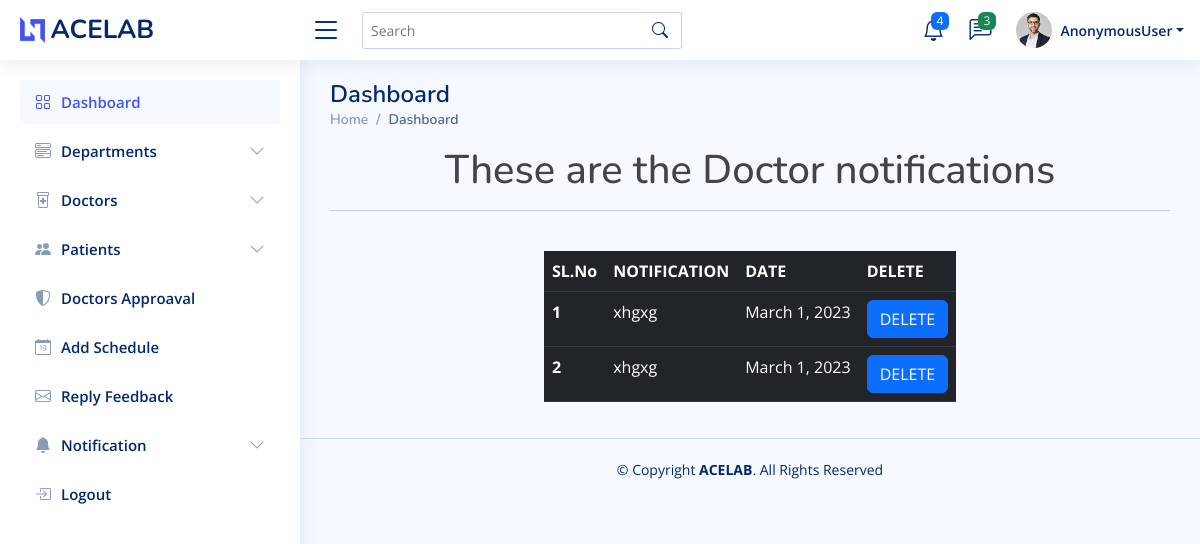
The page /view_doc_notifications on the database as committed earlier.
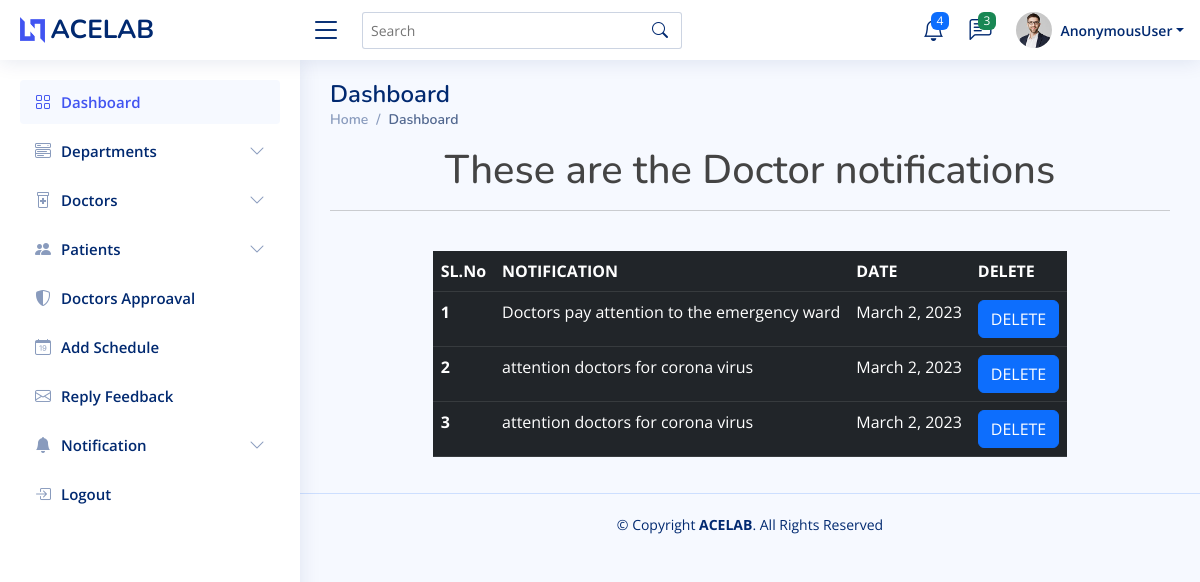
The same page on the database as committed later.
### home/models.py (models this page shows)
class DoctorNotification(models.Model):
    date = models.DateField(auto_now=True)
    subject = models.CharField(max_length=150)

### home/adminview.py (the view)
# urls.py: path('view_doc_notifications', adminview.view_doc_notifications, name='view_doc_notifications'),
def view_doc_notifications(request):
    data = DoctorNotification.objects.all()
    return render(request, 'admin1/doc_notification_list.html', {'data': data})

### templates/admin1/Doc_notification_list.html (shortened to what this page needs)
{% extends 'admin1/admindashboard.html' %}
{%load crispy_forms_tags %}
{% block content %}
<h1 style="text-align:center">These are the Doctor notifications</h1><hr><br>
<div class="row justify-content-center">
    <div class="col-auto">
        <table class="table table-dark table-responsive">
          <thead>
            <tr>
              <th scope="col">SL.No</th>
              <th scope="col">NOTIFICATION</th>
              <th scope="col">DATE</th>
              <th scope="col">DELETE</th>
            </tr>
          </thead>
          <tbody>
          {%  for i in data %}
            <tr>
              <th scope="row">{{forloop.counter}}</th>
              <td>{{i.subject}}</td>
              <td>{{i.date}}</td>
              <td><a href="{% url 'delete_docnotification' i.id %}"> <button type="button" class="btn btn-primary">DELETE</button></a></td>
            </tr>
          {% endfor %}
          </tbody>
        </table>
    </div>
</div>
{% endblock %}

### templates/admin1/admindashboard.html (shortened to what this page needs)
<!DOCTYPE html>
{% load static %}
{%load crispy_forms_tags %}
<html lang="en">
<head>
  <link href=" {% static 'set3/assets/vendor/bootstrap/css/bootstrap.min.css' %} " rel="stylesheet">
  <link href=" {% static 'set3/assets/vendor/bootstrap-icons/bootstrap-icons.css' %} " rel="stylesheet">
  <link href=" {% static 'set3/assets/vendor/boxicons/css/boxicons.min.css' %} " rel="stylesheet">
  <link href=" {% static 'set3/assets/vendor/quill/quill.snow.css' %} " rel="stylesheet">
  <link href=" {% static 'set3/assets/vendor/quill/quill.bubble.css' %} " rel="stylesheet">
  <link href=" {% static 'set3/assets/vendor/remixicon/remixicon.css' %} " rel="stylesheet">
  <link href=" {% static 'set3/assets/vendor/simple-datatables/style.css' %} " rel="stylesheet">
  <link href=" {% static 'set3/assets/css/style.css' %} " rel="stylesheet">
</head>
<body>
  <header id="header" class="header fixed-top d-flex align-items-center">
    <div class="d-flex align-items-center justify-content-between">
      <a href=" {% static 'index.html' %} " class="logo d-flex align-items-center">
        <img src=" {% static 'set3/assets/img/logo.png' %} " alt="">
        <span class="d-none d-lg-block">ACELAB</span>
      </a>
      <i class="bi bi-list toggle-sidebar-btn"></i>
    </div>
    <div class="search-bar">
      <form class="search-form d-flex align-items-center" method="POST" action="#">
        <input type="text" name="query" placeholder="Search" title="Enter search keyword">
        <button type="submit" title="Search"><i class="bi bi-search"></i></button>
      </form>
    </div>
    <nav class="header-nav ms-auto">
      <ul class="d-flex align-items-center">
        <li class="nav-item dropdown">
          <a class="nav-link nav-icon" href="#" data-bs-toggle="dropdown">
            <i class="bi bi-bell"></i>
            <span class="badge bg-primary badge-number">4</span>
          </a>
        </li>
        <li class="nav-item dropdown">
          <a class="nav-link nav-icon" href="#" data-bs-toggle="dropdown">
            <i class="bi bi-chat-left-text"></i>
            <span class="badge bg-success badge-number">3</span>
          </a>
        </li>
        <li class="nav-item dropdown pe-3">
          <a class="nav-link nav-profile d-flex align-items-center pe-0" href="#" data-bs-toggle="dropdown">
            <img src=" {% static 'set3/assets/img/profile-img.jpg' %} " alt="Profile" class="rounded-circle">
            <span class="d-none d-md-block dropdown-toggle ps-2">{{request.user}}</span>
          </a>
        </li>
      </ul>
    </nav>
  </header>
  <aside id="sidebar" class="sidebar">
    <ul class="sidebar-nav" id="sidebar-nav">
      <li class="nav-item">
        <a class="nav-link " href=" {% url 'admindashboard' %} ">
          <i class="bi bi-grid"></i>
          <span>Dashboard</span>
        </a>
      </li>
      <li class="nav-item">
        <a class="nav-link collapsed" data-bs-target="#components-nav" data-bs-toggle="collapse" href="#">
          <i class="bi bi-menu-button-wide"></i><span>Departments</span><i class="bi bi-chevron-down ms-auto"></i>
        </a>
      </li>
      <li class="nav-item">
        <a class="nav-link collapsed" data-bs-target="#forms-nav" data-bs-toggle="collapse" href="#">
          <i class="bi bi-prescription2"></i><span>Doctors</span><i class="bi bi-chevron-down ms-auto"></i>
        </a>
      </li>
      <li class="nav-item">
        <a class="nav-link collapsed" data-bs-target="#tables-nav" data-bs-toggle="collapse" href="#">
          <i class="bi bi-people-fill"></i><span>Patients</span><i class="bi bi-chevron-down ms-auto"></i>
        </a>
      </li>
      <li class="nav-item">
        <a class="nav-link collapsed" href=" {% static 'users-profile.html' %} ">
          <i class="bi bi-shield-shaded"></i>
          <span>Doctors Approaval </span>
        </a>
      </li>
      <li class="nav-item">
        <a class="nav-link collapsed" href=" {% static 'users-profile.html' %} ">
          <i class="bi bi-calendar-date"></i>
          <span>Add Schedule </span>
        </a>
      </li>
      <li class="nav-item">
        <a class="nav-link collapsed" href=" {% static 'pages-contact.html' %} ">
          <i class="bi bi-envelope"></i>
          <span>Reply Feedback</span>
        </a>
      </li>
      <li class="nav-item">
        <a class="nav-link collapsed" data-bs-target="#components-nav" data-bs-toggle="collapse" href="#">
          <i class="bi bi-bell-fill"></i><span>Notification</span><i class="bi bi-chevron-down ms-auto"></i>
        </a>
      </li>
      <li class="nav-item">
        <a class="nav-link collapsed" href=" {% static 'pages-login.html' %} ">
          <i class="bi bi-box-arrow-in-right"></i>
          <span>Logout</span>
        </a>
      </li>
    </ul>
  </aside>
  <main id="main" class="main">
    <div class="pagetitle">
      <h1>Dashboard</h1>
      <nav>
        <ol class="breadcrumb">
          <li class="breadcrumb-item"><a href=" {% static 'index.html' %} ">Home</a></li>
          <li class="breadcrumb-item active">Dashboard</li>
        </ol>
      </nav>
    </div>
    <section class="section dashboard">
      <div class="row">
        <div class="col-lg-12 col-md-12 col-sm-12">
            {% block content %}{% endblock%}
        </div>
      </div>
    </section>
  </main>
  <footer id="footer" class="footer">
    <div class="copyright">
      &copy; Copyright <strong><span>ACELAB</span></strong>. All Rights Reserved
    </div>
  </footer>
</body>
</html>

### static/set3/assets/css/style.css (style rules this page uses)
:root { scroll-behavior: smooth; }
body { font-family: "Open Sans", sans-serif; background: #f6f9ff; color: #444444; }
a { color: #4154f1; text-decoration: none; }
h1, h2, h3, h4, h5, h6 { font-family: "Nunito", sans-serif; }
#main { margin-top: 60px; padding: 20px 30px; transition: all 0.3s; }
.pagetitle { margin-bottom: 10px; }
.pagetitle h1 { font-size: 24px; margin-bottom: 0; font-weight: 600; color: #012970; }
.breadcrumb { font-size: 14px; font-family: "Nunito", sans-serif; color: #899bbd; font-weight: 600; }
.breadcrumb a { color: #899bbd; transition: 0.3s; }
.breadcrumb .breadcrumb-item::before { color: #899bbd; }
.breadcrumb .active { color: #51678f; font-weight: 600; }
.logo { line-height: 1; }
@media (min-width: 1200px) { .logo { width: 280px; } }
.logo img { max-height: 26px; margin-right: 6px; }
.logo span { font-size: 26px; font-weight: 700; color: #012970; font-family: "Nunito", sans-serif; }
.header { transition: all 0.5s; z-index: 997; height: 60px; box-shadow: 0px 2px 20px rgba(1, 41, 112, 0.1); background-color: #fff; padding-left: 20px; }
.header .toggle-sidebar-btn { font-size: 32px; padding-left: 10px; cursor: pointer; color: #012970; }
.header .search-bar { min-width: 360px; padding: 0 20px; }
.header .search-form { width: 100%; }
.header .search-form input { border: 0; font-size: 14px; color: #012970; border: 1px solid rgba(1, 41, 112, 0.2); padding: 7px 38px 7px 8px; border-radius: 3px; transition: 0.3s; width: 100%; }
.header .search-form button { border: 0; padding: 0; margin-left: -30px; background: none; }
.header .search-form button i { color: #012970; }
.header-nav ul { list-style: none; }
.header-nav>ul { margin: 0; padding: 0; }
.header-nav .nav-icon { font-size: 22px; color: #012970; margin-right: 25px; position: relative; }
.header-nav .nav-profile { color: #012970; }
.header-nav .nav-profile img { max-height: 36px; }
.header-nav .nav-profile span { font-size: 14px; font-weight: 600; }
.header-nav .badge-number { position: absolute; inset: -2px -5px auto auto; font-weight: normal; font-size: 12px; padding: 3px 6px; }
.sidebar { position: fixed; top: 60px; left: 0; bottom: 0; width: 300px; z-index: 996; transition: all 0.3s; padding: 20px; overflow-y: auto; scrollbar-width: thin; scrollbar-color: #aab7cf transparent; box-shadow: 0px 0px 20px rgba(1, 41, 112, 0.1); background-color: #fff; }
@media (min-width: 1200px) { #main, #footer { margin-left: 300px; } }
.sidebar-nav { padding: 0; margin: 0; list-style: none; }
.sidebar-nav li { padding: 0; margin: 0; list-style: none; }
.sidebar-nav .nav-item { margin-bottom: 5px; }
.sidebar-nav .nav-link { display: flex; align-items: center; font-size: 15px; font-weight: 600; color: #4154f1; transition: 0.3; background: #f6f9ff; padding: 10px 15px; border-radius: 4px; }
.sidebar-nav .nav-link i { font-size: 16px; margin-right: 10px; color: #4154f1; }
.sidebar-nav .nav-link.collapsed { color: #012970; background: #fff; }
.sidebar-nav .nav-link.collapsed i { color: #899bbd; }
.sidebar-nav .nav-link .bi-chevron-down { margin-right: 0; transition: transform 0.2s ease-in-out; }
.footer { padding: 20px 0; font-size: 14px; transition: all 0.3s; border-top: 1px solid #cddfff; }
.footer .copyright { text-align: center; color: #012970; }

Rows that differ between the two databases and show on the page:
removed DoctorNotification: subject "xhgxg", date "March 1, 2023"
removed DoctorNotification: subject "xhgxg", date "March 1, 2023"
added DoctorNotification: subject "Doctors pay attention to the emergency ward", date "March 2, 2023"
added DoctorNotification: subject "attention doctors for corona virus", date "March 2, 2023"
added DoctorNotification: subject "attention doctors for corona virus", date "March 2, 2023"
